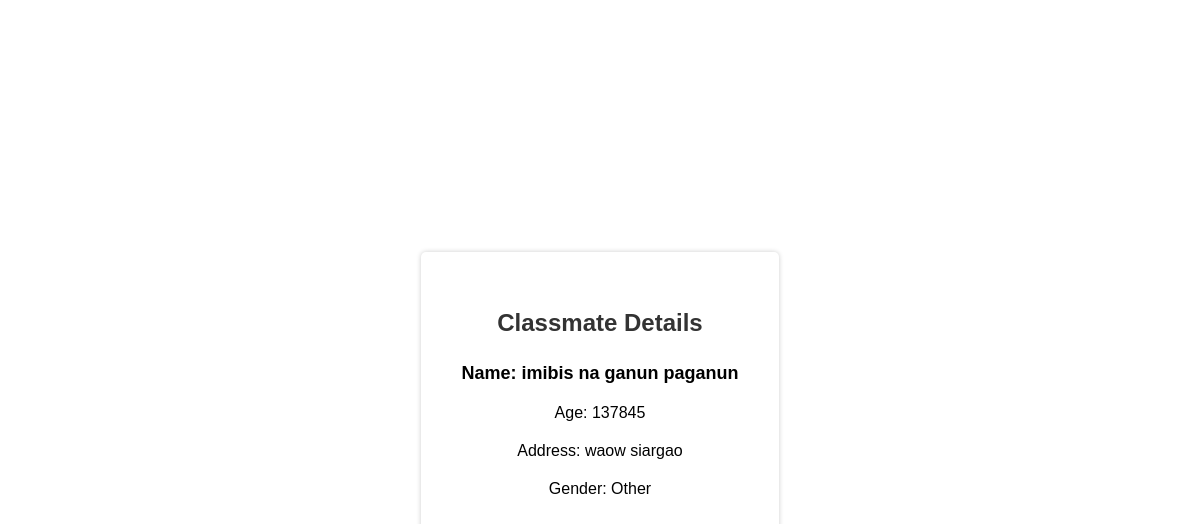
The app's page /classmate/view/11 with its own data.
### classmates/models.py (models this page shows, shortened)
class Classmate(models.Model):
    GENDER_CHOICES = (
        ('M', 'Male'),
        ('F', 'Female'),
        ('O', 'Other'),
    )
    firstname = models.CharField(max_length=200)
    lastname = models.CharField(max_length=200)
    address = models.CharField(max_length=200, default='')
    gender = models.CharField(max_length=1, choices=GENDER_CHOICES, default='0')
    age = models.IntegerField()

### classmates/views.py (the view)
# urls.py: path('view/<int:pk>', views.ClassmateView.as_view(), name='classmate_view'),
class ClassmateView(DetailView):
    model = Classmate

### classmates/templates/classmates/classmate_detail.html (shortened to what this page needs)
<head>
</head>
<body>
    <div class="details">
        <h1>Classmate Details</h1>
        <h2>Name: {{ object.firstname }} {{ object.lastname }}</h2>
        <p>Age: {{ object.age }}</p>
        <p>Address: {{ object.address }}</p>
        <p>Gender: {{ object.get_gender_display }}</p>
    </div>
</body>

### classmates/templates/classmates/classmate_detail.html (style rules this page uses)
body { font-family: Arial, sans-serif; background: url('https://images.unsplash.com/photo-1503676260728-1c00da094a0b?q=80&w=2022&auto=format&fit=crop&ixlib=rb-4.0.3&ixid=M3wxMjA3fDB8MHxwaG90by1cYWdlfHx8fGVufDB8fHx8fA%3D%3D') center/cover fixed no-repeat; margin: 0; display: flex; justify-content: center; align-items: center; height: 100vh; }
.details { text-align: center; background-color: transparent; padding: 40px; border-radius: 5px; box-shadow: 0 0 5px rgba(0, 0, 0, 0.2); transition: background-color 0.3s; }
h1 { color: #333; font-size: 24px; }
h2 { margin: 0; padding: 10px 0; font-size: 18px; }
p { margin: 0; padding: 10px 0; font-size: 16px; }

### records on screen
Classmate: firstname "imibis na ganun", lastname "paganun", age "137845", address "waow siargao", gender "Other"
